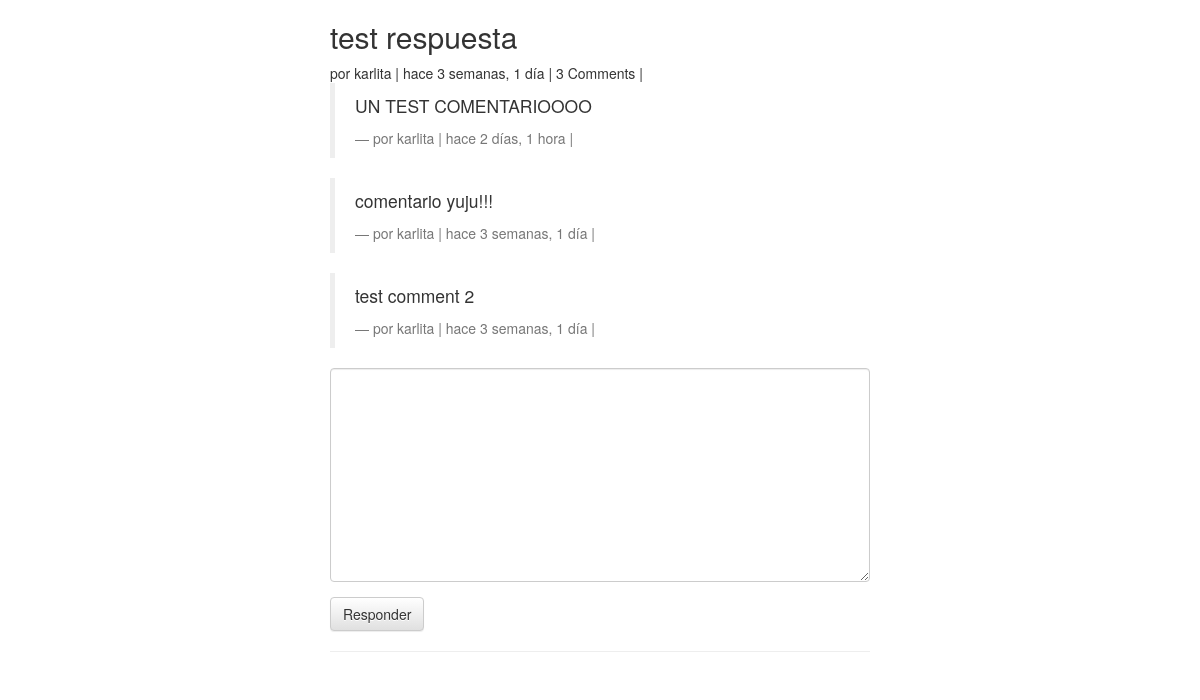
The app's page /comments/7/ with its own data.
### comments/models.py (models this page shows, shortened)
class Comment(models.Model):
	user = models.ForeignKey(settings.AUTH_USER_MODEL, default=1)
	content_type = models.ForeignKey(ContentType, on_delete=models.CASCADE)
	object_id = models.PositiveIntegerField()
	content_object = GenericForeignKey('content_type', 'object_id')
	parent = models.ForeignKey("self", null=True, blank=True)
	content = models.TextField()
	timestamp = models.DateTimeField(auto_now_add=True)
	objects = CommentManager()
	class Meta:
		ordering = ["-timestamp"]
	def children(self): #respuestas(reply)
		return Comment.objects.filter(parent=self)
	@property
	def is_parent(self):
		if self.parent is not None:
			return False
		return True

### comments/views.py (the view, shortened to what this page needs)
# urls.py: url(r'^(?P<id>\d+)/$', comment_hilo, name='hilo'),
def comment_hilo(request, id):
	try:
		obj = Comment.objects.get(id=id)
	except:
		raise Http404
	if not obj.is_parent:
		obj = obj.parent
	initial_data = {
		"content_type": obj.content_type,
		"object_id": obj.object_id,
	}
	form = CommentForm(request.POST or None, initial=initial_data)
	context = {
		"comment": obj,
		"form": form,
	}
	return render(request, "comment_hilo.html", context)

### comments/forms.py
class CommentForm(forms.Form):
	content_type	= forms.CharField(widget=forms.HiddenInput)
	object_id		= forms.IntegerField(widget=forms.HiddenInput)
	content 		= forms.CharField(label='', widget=forms.Textarea)

### templates/comment_hilo.html (shortened to what this page needs)
{% extends "base.html" %}
{% load urlify %}
{% load crispy_forms_tags %}
{% block content %}
<div class='col-sm-6 col-sm-offset-3'>
	<p><h2>{{ comment.content }}</h2></p>
	<footer>por {{ comment.user }} | hace {{ comment.timestamp|timesince }} | {% if comment.children.count > 0 %}{{ comment.children.count }} Comment{% if comment.children.count > 1 %}s{% endif %} | {% endif %}</footer>
	<div class=''>
	  	{% for child_comment in comment.children %}
		<blockquote>
			<p>{{ child_comment.content }}</p>
			<footer>por {{ child_comment.user }} | hace {{ child_comment.timestamp|timesince }} | {% if request.user == comment.user %}<a href='{{ child_comment.get_delete_url }}'>Borrar</a>{% endif %}</footer>
		</blockquote>
		{% endfor %}
		<form method="POST" action='.'>{% csrf_token %}
			{{ form|crispy }}
			<input type='submit' value='Responder' class='btn btn-default' />
		</form>
	</div>
<hr/>
</div>
{% endblock %}

### records on screen
Comment: content "test respuesta", user "karlita", timestamp "3 semanas, 1 día", children.count "3"
Comment: content "UN TEST COMENTARIOOOO", user "karlita", timestamp "2 días, 1 hora"
Comment: content "comentario yuju!!!", user "karlita", timestamp "3 semanas, 1 día"
Comment: content "test comment 2", user "karlita", timestamp "3 semanas, 1 día"
